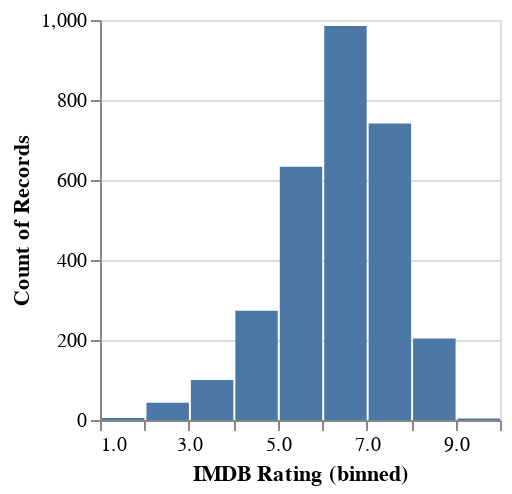

Notebook code cell kept with this figure:
### Markdown cell above
---

When passed to the client for rendering by Vega, this transformed specification will produce the same chart as the original specification. In this case, however, the Vega JavaScript library does not need to load the dataset over the network or perform the `extent`, `bin`, and `aggregate` transforms.

### Code cell
vega(transformed_spec)

### Figure 1 — Vega specification as saved in the notebook (floating-point values rounded to 4 significant figures)
{"$schema": "https://vega.github.io/schema/vega/v5.json", "axes": [{"domain": false, "grid": true, "gridScale": "x", "labels": false, "maxExtent": 0, "minExtent": 0, "orient": "left", "scale": "y", "tickCount": {"signal": "ceil(height/40)"}, "ticks": false, "zindex": 0}, {"grid": false, "labelFlush": true, "labelOverlap": true, "orient": "bottom", "scale": "x", "tickCount": {"signal": "ceil(width/10)"}, "title": "IMDB Rating (binned)", "zindex": 0}, {"grid": false, "labelOverlap": true, "orient": "left", "scale": "y", "tickCount": {"signal": "ceil(height/40)"}, "title": "Count of Records", "zindex": 0}], "background": "white", "data": [{"name": "source_0", "values": [{"__count": 985, "bin_maxbins_10_IMDB Rating": 6, "bin_maxbins_10_IMDB Rating_end": 7}, {"__count": 100, "bin_maxbins_10_IMDB Rating": 3, "bin_maxbins_10_IMDB Rating_end": 4}, {"__count": 741, "bin_maxbins_10_IMDB Rating": 7, "bin_maxbins_10_IMDB Rating_end": 8}, {"__count": 633, "bin_maxbins_10_IMDB Rating": 5, "bin_maxbins_10_IMDB Rating_end": 6}, {"__count": 204, "bin_maxbins_10_IMDB Rating": 8, "bin_maxbins_10_IMDB Rating_end": 9}, {"__count": 43, "bin_maxbins_10_IMDB Rating": 2, "bin_maxbins_10_IMDB Rating_end": 3}, {"__count": 273, "bin_maxbins_10_IMDB Rating": 4, "bin_maxbins_10_IMDB Rating_end": 5}, {"__count": 4, "bin_maxbins_10_IMDB Rating": 9, "bin_maxbins_10_IMDB Rating_end": 10}, {"__count": 5, "bin_maxbins_10_IMDB Rating": 1, "bin_maxbins_10_IMDB Rating_end": 2}]}, {"name": "source_0_y_domain___count", "values": [{"max": 985, "min": 4}]}], "height": 200, "marks": [{"encode": {"update": {"ariaRoleDescription": {"value": "bar"}, "description": {"signal": "\"IMDB Rating (binned): \" + (!isValid(datum[\"bin_maxbins_10_IMDB Rating\"]) || !isFinite(+datum[\"bin_maxbins_10_IMDB Rating\"]) ? \"null\" : format(datum[\"bin_maxbins_10_IMDB Rating\"], \"\") + \" – \" + format(datum[\"bin_maxbins_10_IMDB Rating_end\"], \"\")) + \"; Count of Records: \" + (format(datum[\"__count\"], \"\"))"}, "fill": {"value": "#4c78a8"}, "x": {"field": "bin_maxbins_10_IMDB Rating_end", "scale": "x"}, "x2": {"field": "bin_maxbins_10_IMDB Rating", "offset": 1, "scale": "x"}, "y": {"field": "__count", "scale": "y"}, "y2": {"scale": "y", "value": 0}}}, "from": {"data": "source_0"}, "name": "marks", "style": ["bar"], "type": "rect"}], "padding": 5, "scales": [{"bins": {"signal": "bin_maxbins_10_IMDB_Rating_bins"}, "domain": {"signal": "[bin_maxbins_10_IMDB_Rating_bins.start, bin_maxbins_10_IMDB_Rating_bins.stop]"}, "name": "x", "range": [0, {"signal": "width"}], "type": "linear", "zero": false}, {"domain": [{"signal": "(data(\"source_0_y_domain___count\")[0] || {}).min"}, {"signal": "(data(\"source_0_y_domain___count\")[0] || {}).max"}], "name": "y", "nice": true, "range": [{"signal": "height"}, 0], "type": "linear", "zero": true}], "signals": [{"name": "bin_maxbins_10_IMDB_Rating_bins", "value": {"fields": ["IMDB Rating"], "fname": "bin_IMDB Rating", "start": 1, "step": 1, "stop": 10}}], "style": "cell", "width": 200}
